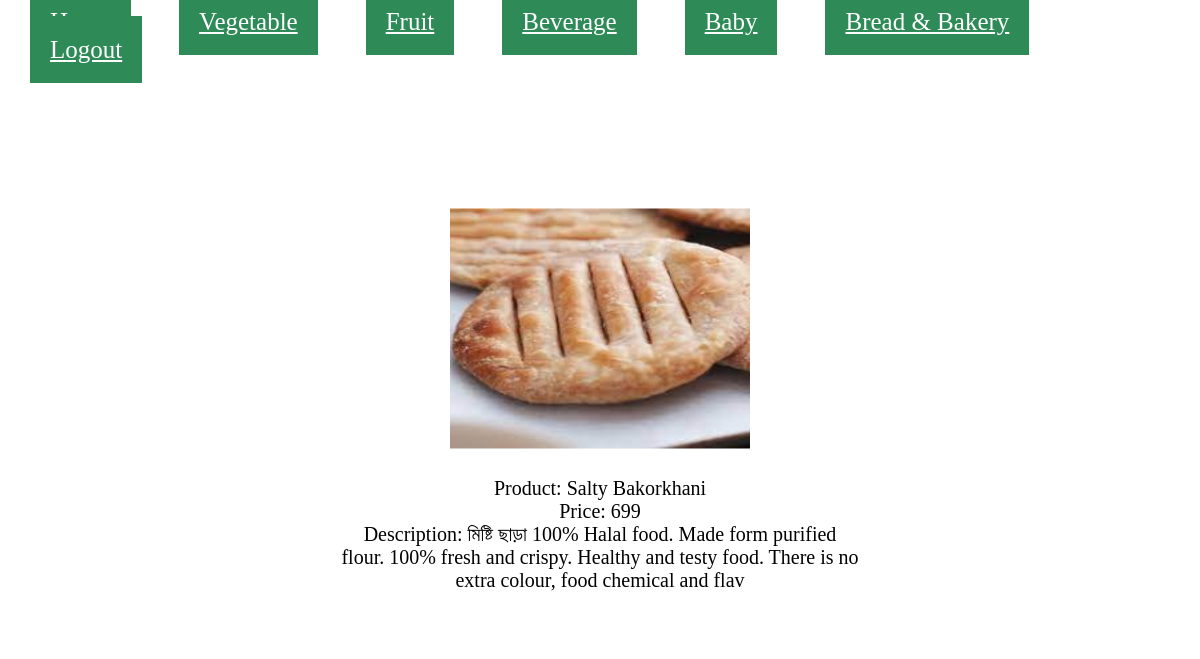
Screenshot of /bread_detail/1 with the database file from the repository.
### users/models.py (models this page shows, shortened)
class bread_bakery(models.Model):
    id = models.CharField(max_length=20,primary_key = True)
    img = models.ImageField(null=True, blank=True)
    name = models.CharField(max_length=100)
    price = models.CharField(max_length=150)
    description = models.CharField(max_length=150)

### users/views.py (the view)
# urls.py: path('bread_detail/<int:pk>', user_views.bread_detail, name='bread_detail'),
def bread_detail(request, pk):
    data = bread_bakery.objects.get(pk=pk)
    return render(request,"bread_and_bakery_detail.html", {'data': data})

### users/templates/bread_and_bakery_detail.html (shortened to what this page needs)
<!DOCTYPE html>
{% load static %}
<html lang="en">
<head>
    <link rel="stylesheet" href="/static/style.css" />
</head>
<body>
    <div class="">
        <a href="/" class="position1">Home</a>
        <a href="{% url 'vegetables' %}" class="position1">Vegetable</a>
        <a href="{% url 'fruit' %}" class="position1">Fruit</a>
        <a href="{% url 'beverage' %}" class="position1">Beverage</a>
        <a href="{% url 'baby' %}" class="position1">Baby</a>
        <a href="{% url 'bread' %}" class="position1">Bread & Bakery</a>
        <a href="{% url 'logout' %}" class="position1" >Logout</a>
  </div>
<div class="position7">
    {% if data.img %}
    <img src="{{ data.img.url }}" alt="{{ data.id }}" height="240" width="300">
    {% else %}
    <span class="text-muted">No Image</span>
    {% endif %}
    <br>
    <br>
    Product: {{ data.name }}<br>
    Price: {{ data.price }}<br>
    Description: {{ data.description }}<br>
</div>
</body>
</html>

### users/static/style.css (style rules this page uses)
body { background-image: url(https://i.pinimg.com/originals/ce/eb/3d/ceeb3d02ced53a1a052302e37784b8a1.jpg); background-attachment:fixed; background-repeat: no-repeat; }
.position1 { font-size: 25px; background-color: seagreen; padding: 20px; margin: 22px; text-align: center; color: white; }
.position7 { padding:40px; font-size: 20px; background-color: white; text-align: center; color:black; position: absolute; left: 50%; top: 50%; transform: translate(-50%, -50%); }

### rows the page displays
bread_bakery: img (picture), name "Salty Bakorkhani", price "699", description "মিষ্টি ছাড়া 100% Halal food. Made form purified flour. 100% fresh and crispy. Healthy and testy food. There is no extra colour, food chemical and flav"
